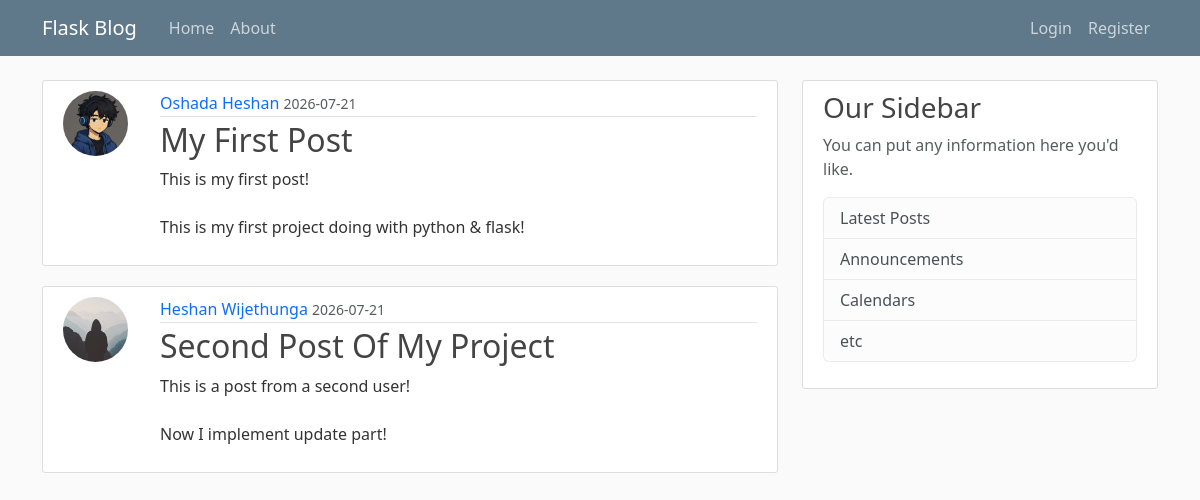
Page /home on the earlier database version.
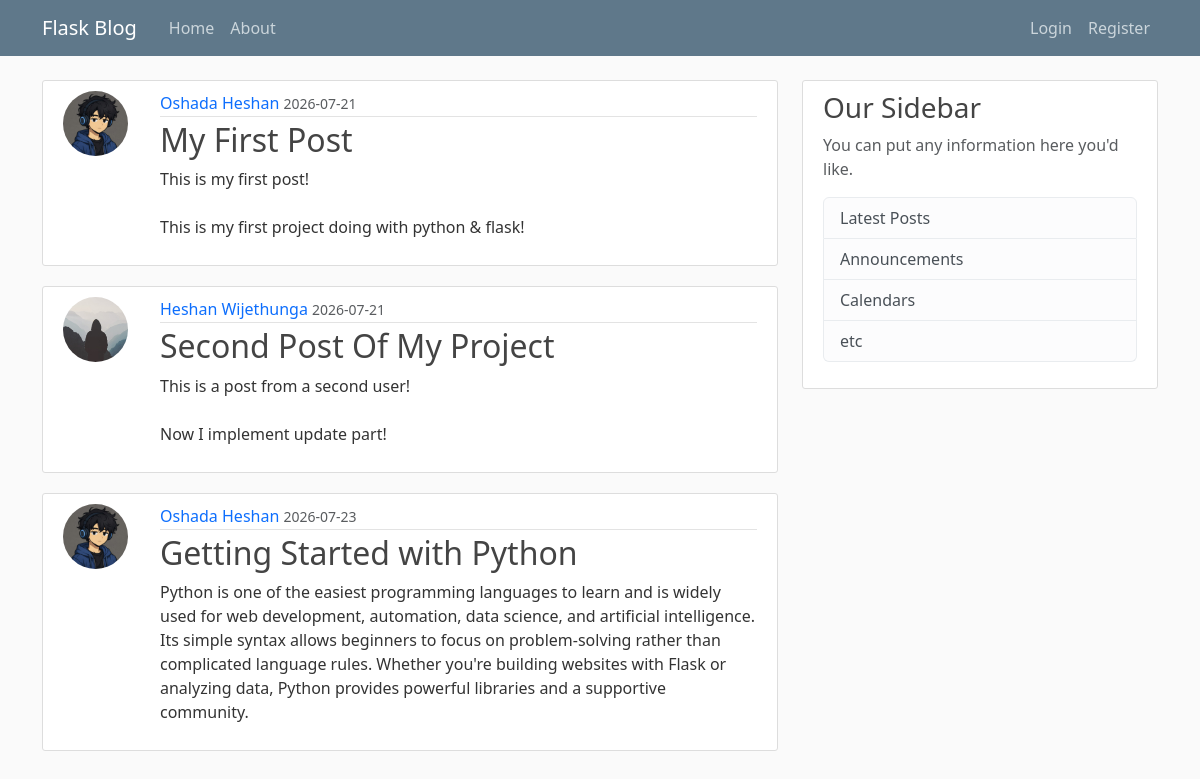
Same page on the later database version.
### flaskblog/models.py (models this page shows, shortened)
class Post(db.Model):
    id = db.Column(db.Integer, primary_key=True)
    title = db.Column(db.String(100), nullable=False)
    date_posted = db.Column(db.DateTime, nullable=False, default=datetime.utcnow)
    content = db.Column(db.Text, nullable=False)
    user_id = db.Column(db.Integer, db.ForeignKey('user.id'), nullable=False)

class User(db.Model, UserMixin):
    id = db.Column(db.Integer, primary_key=True)
    username = db.Column(db.String(20), unique=True, nullable=False)
    email = db.Column(db.String(120), unique=True, nullable=False)
    image_file = db.Column(db.String(20), nullable=False, default='default.jpg')
    password = db.Column(db.String(60), nullable=False)
    posts = db.relationship('Post', backref='author', lazy=True)

### flaskblog/routes.py (the view)
@app.route("/")
@app.route("/home")
def home():
    page = request.args.get('page', 1, type=int)
    posts = Post.query.paginate(per_page=3, page=page)
    return render_template('home.html', posts=posts)

### flaskblog/templates/home.html
{% extends "layout.html" %}
{% block content %}
    {% for post in posts.items %}
        <article class="content-section">
            <div class="post-container">
                <img class="rounded-circle article-img" src="{{ url_for('static', filename='profile_pics/' + post.author.image_file) }}" alt="Profile picture">
                <div class="post-content">
                    <div class="article-metadata">
                        <a class="author-name" href="#">{{ post.author.username }}</a>
                        <small class="text-muted">{{ post.date_posted.strftime('%Y-%m-%d') }}</small>
                    </div>
                    <h2><a class="article-title" href="{{ url_for('post', post_id=post.id) }}">{{ post.title }}</a></h2>
                    <p class="article-content">{{ post.content }}</p>
                </div>
            </div>
        </article>
    {% endfor %}
{% endblock content %}

### flaskblog/templates/layout.html (shortened to what this page needs)
<!DOCTYPE html>
<html lang="en">
<head>
    <link href="https://cdn.jsdelivr.net/npm/bootstrap@5.3.8/dist/css/bootstrap.min.css" rel="stylesheet">
    <link rel="stylesheet" type="text/css" href="{{ url_for('static', filename='main.css') }}">
</head>
<body>
    <header class="site-header">
        <nav class="navbar navbar-expand-md navbar-dark bg-steel fixed-top">
            <div class="container">
                <a class="navbar-brand me-4" href="/">Flask Blog</a>
                <div class="collapse navbar-collapse" id="navbarToggle">
                    <div class="navbar-nav me-auto">
                        <a class="nav-item nav-link" href="{{ url_for('home') }}">Home</a>
                        <a class="nav-item nav-link" href="{{ url_for('about') }}">About</a>
                    </div>
                    <div class="navbar-nav ms-auto">
                        {% if current_user.is_authenticated %}
                            <a class="nav-item nav-link" href="{{ url_for('new_post') }}">New Post</a>
                            <a class="nav-item nav-link" href="{{ url_for('account') }}">Account</a>
                            <a class="nav-item nav-link" href="{{ url_for('logout') }}">Logout</a>
                        {% else %}
                            <a class="nav-item nav-link" href="{{ url_for('login') }}">Login</a>
                            <a class="nav-item nav-link" href="{{ url_for('register') }}">Register</a>
                        {% endif %}
                    </div>
                </div>
            </div>
        </nav>
    </header>
    <main role="main" class="container">
        <div class="row">
            <div class="col-md-8">
                {% block content %}{% endblock %}
            </div>
            <div class="col-md-4">
                <div class="content-section">
                    <h3>Our Sidebar</h3>
                    <p class='text-muted'>You can put any information here you'd like.
                        <ul class="list-group">
                            <li class="list-group-item list-group-item-light">Latest Posts</li>
                            <li class="list-group-item list-group-item-light">Announcements</li>
                            <li class="list-group-item list-group-item-light">Calendars</li>
                            <li class="list-group-item list-group-item-light">etc</li>
                        </ul>
                    </p>
                </div>
            </div>
        </div>
    </main>
</body>
</html>

### flaskblog/static/main.css (style rules this page uses)
body { background: #fafafa; color: #333333; margin-top: 5rem; }
h1, h2, h3, h4, h5, h6 { color: #444444; }
.bg-steel { background-color: #5f788a; }
.site-header .navbar-nav .nav-link { color: #cbd5db; }
.content-section { background: #ffffff; padding: 10px 20px; border: 1px solid #dddddd; border-radius: 3px; margin-bottom: 20px; }
.post-container { display: flex; gap: 16px; align-items: flex-start; }
.post-content { flex: 1; }
.article-title { color: #444444; }
a.article-title { text-decoration: none; }
.article-content { white-space: pre-line; }
.article-img { height: 65px; width: 65px; margin-right: 16px; }
.article-metadata { padding-bottom: 1px; margin-bottom: 4px; border-bottom: 1px solid #e3e3e3 }
.article-metadata a { text-decoration: none; }

Differences in the rows shown:
added Post: image_file (picture), author.username "Oshada Heshan", date_posted "2026-07-23", title "Getting Started with Python", content "Python is one of the easiest programming languages to learn and is widely used for web development, automation, data science, and artificial intelligence. Its simple syntax allows beginners to focus on problem-solving rather than complicated language rules. Whether you're building websites with Flask or analyzing data, Python provides powerful libraries and a supportive community."
